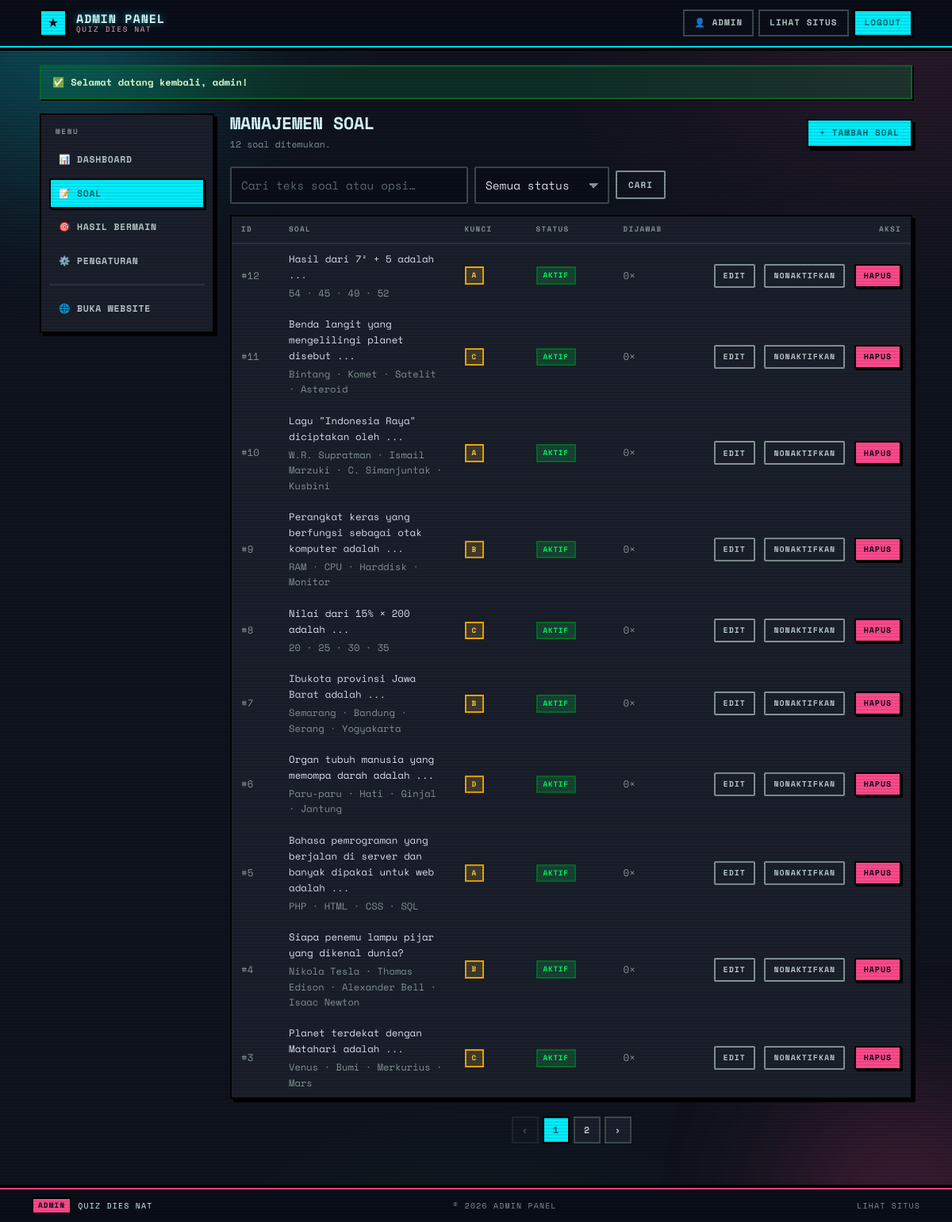
Screenshot of /admin/questions.php (signed in) with the database file from the repository.
### tables this page shows
CREATE TABLE IF NOT EXISTS `settings` (
    `setting_key`   VARCHAR(50)  NOT NULL,
    `setting_value` VARCHAR(255) NOT NULL,
    PRIMARY KEY (`setting_key`)
);

CREATE TABLE IF NOT EXISTS `questions` (
    `id`             INT UNSIGNED NOT NULL AUTO_INCREMENT,
    `question`       TEXT         NOT NULL,
    `option_a`       VARCHAR(255) NOT NULL,
    `option_b`       VARCHAR(255) NOT NULL,
    `option_c`       VARCHAR(255) NOT NULL,
    `option_d`       VARCHAR(255) NOT NULL,
    `correct_answer` ENUM('A','B','C','D') NOT NULL,
    `explanation`    TEXT         NULL,
    `is_active`      TINYINT(1)   NOT NULL DEFAULT 1,
    `created_at`     TIMESTAMP    NOT NULL DEFAULT CURRENT_TIMESTAMP,
    `updated_at`     TIMESTAMP    NOT NULL DEFAULT CURRENT_TIMESTAMP ON UPDATE CURRENT_TIMESTAMP,
    PRIMARY KEY (`id`),
    KEY `idx_questions_active` (`is_active`)
);

### includes/functions.php (called while the page is built, shortened)
<?php
function e(?string $value): string
{
    return htmlspecialchars((string) $value, ENT_QUOTES | ENT_SUBSTITUTE, 'UTF-8');
}
function settings_all(PDO $pdo): array
{
    static $cache = null;
    if ($cache === null) {
        $cache = [];
        foreach ($pdo->query('SELECT setting_key, setting_value FROM settings')->fetchAll() as $row) {
            $cache[$row['setting_key']] = $row['setting_value'];
        }
    }
    return $cache;
}
function setting(PDO $pdo, string $key, string $default = ''): string
{
    $all = settings_all($pdo);
    return $all[$key] ?? $default;
}
function clean_text(?string $value): string
{
    $value = trim((string) $value);
    return preg_replace('/\s+/u', ' ', $value) ?? '';
}
function flash_get(): ?array
{
    $flash = $_SESSION['flash'];
    return $flash;
}

### admin/questions.php (the view, shortened to what this page needs)
<?php
require_once dirname(__DIR__) . '/includes/functions.php';
$search = clean_text($_GET['q'] ?? '');
$status = (string) ($_GET['status'] ?? 'all');
$page   = max(1, (int) ($_GET['page'] ?? 1));
$perPage = 10;
$where  = [];
$params = [];
$whereSql = $where ? 'WHERE ' . implode(' AND ', $where) : '';
$stmt = $pdo->prepare("SELECT COUNT(*) FROM questions $whereSql");
$stmt->execute($params);
$totalRows  = (int) $stmt->fetchColumn();
$totalPages = max(1, (int) ceil($totalRows / $perPage));
$page       = min($page, $totalPages);
$offset     = ($page - 1) * $perPage;
$stmt = $pdo->prepare("SELECT * FROM questions $whereSql ORDER BY id DESC LIMIT $perPage OFFSET $offset");
$stmt->execute($params);
$questions = $stmt->fetchAll();
$answeredCounts = [];
$adminPage  = 'questions';
require __DIR__ . '/includes/layout_head.php';
$queryBase = function (array $overrides = []) use ($search, $status, $page): string {
    $params = array_filter(array_merge([
        'q'      => $search,
        'status' => $status !== 'all' ? $status : null,
        'page'   => $page,
    ], $overrides), fn($v) => $v !== null && $v !== '');
    return $params ? '?' . http_build_query($params) : '';
};
?>
<div class="page-head">
    <div>
        <h1>Manajemen Soal</h1>
        <p><?= $totalRows ?> soal ditemukan<?= $search !== '' ? ' untuk "' . e($search) . '"' : '' ?>.</p>
    </div>
    <a class="btn btn-sm" href="<?= e(APP_URL) ?>/admin/question_form.php">+ Tambah Soal</a>
</div>
<form class="toolbar" method="get" action="<?= e(APP_URL) ?>/admin/questions.php">
    <input class="input" type="search" id="q" name="q" value="<?= e($search) ?>" placeholder="Cari teks soal atau opsi…">
    <select class="input" id="status" name="status" style="max-width:170px" onchange="this.form.submit()">
        <option value="all" <?= $status === 'all' ? 'selected' : '' ?>>Semua status</option>
    </select>
    <button class="btn btn-sm btn-outline" type="submit">Cari</button>
</form>
<div class="panel">
    <div class="table-wrap">
        <table class="data-table">
            <thead>
                <tr>
                    <th style="width:60px">ID</th>
                    <th>Soal</th>
                    <th style="width:90px">Kunci</th>
                    <th style="width:110px">Status</th>
                    <th style="width:110px">Dijawab</th>
                    <th style="width:150px" class="actions">Aksi</th>
                </tr>
            </thead>
            <tbody>
            <?php foreach ($questions as $q): ?>
                <?php $answered = $answeredCounts[(int) $q['id']] ?? 0; ?>
                <tr>
                    <td class="num" style="color:var(--text-dim)">#<?= (int) $q['id'] ?></td>
                    <td>
                        <div class="q-preview"><?= e((string) $q['question']) ?></div>
                        <div style="font-size:.76rem;color:var(--text-dim);margin-top:3px">
                            <?= e(mb_substr((string) $q['option_a'], 0, 26)) ?>
                            · <?= e(mb_substr((string) $q['option_b'], 0, 26)) ?>
                            · <?= e(mb_substr((string) $q['option_c'], 0, 26)) ?>
                            · <?= e(mb_substr((string) $q['option_d'], 0, 26)) ?>
                        </div>
                    </td>
                    <td><span class="badge badge-key"><?= e((string) $q['correct_answer']) ?></span></td>
                    <td>
                        <?php if ((int) $q['is_active'] === 1): ?>
                            <span class="badge badge-ok">Aktif</span>
                        <?php else: ?>
                            <span class="badge badge-off">Nonaktif</span>
                        <?php endif; ?>
                    </td>
                    <td class="num" style="color:var(--text-dim)"><?= $answered ?>×</td>
                    <td class="actions">
                        <a class="btn btn-xs btn-outline" href="<?= e(APP_URL) ?>/admin/question_form.php?id=<?= (int) $q['id'] ?>">Edit</a>
                        <form method="post" action="<?= e(APP_URL) ?>/admin/question_delete.php" style="display:inline">
                            <button class="btn btn-xs btn-outline" type="submit"
                                    title="<?= (int) $q['is_active'] === 1 ? 'Nonaktifkan soal' : 'Aktifkan soal' ?>">
                                <?= (int) $q['is_active'] === 1 ? 'Nonaktifkan' : 'Aktifkan' ?>
                            </button>
                        </form>
                        <?php if ($answered > 0): ?>
                            <button class="btn btn-xs btn-outline" type="button" disabled
                                    title="Soal sudah punya <?= $answered ?> jawaban tercatat. Nonaktifkan saja agar riwayat tetap utuh.">Hapus</button>
                        <?php else: ?>
                            <form method="post" action="<?= e(APP_URL) ?>/admin/question_delete.php" style="display:inline"
                                  onsubmit="return confirm('Hapus soal ini secara permanen?')">
                                <button class="btn btn-xs btn-danger" type="submit">Hapus</button>
                            </form>
                        <?php endif; ?>
                    </td>
                </tr>
            <?php endforeach; ?>
            </tbody>
        </table>
    </div>
</div>
<?php if ($totalPages > 1): ?>
    <nav class="pagination" aria-label="Pagination">
        <a class="<?= $page <= 1 ? 'disabled' : '' ?>" href="<?= e(APP_URL) ?>/admin/questions.php<?= e($queryBase(['page' => max(1, $page - 1)])) ?>" aria-label="Halaman sebelumnya">‹</a>
        <?php for ($i = 1; $i <= $totalPages; $i++): ?>
            <?php if ($i === 1 || $i === $totalPages || abs($i - $page) <= 2): ?>
                <?php if ($i === $page): ?>
                    <span class="current" aria-current="page"><?= $i ?></span>
                <?php else: ?>
                    <a href="<?= e(APP_URL) ?>/admin/questions.php<?= e($queryBase(['page' => $i])) ?>"><?= $i ?></a>
                <?php endif; ?>
            <?php elseif (abs($i - $page) === 3): ?>
                <span class="disabled">…</span>
            <?php endif; ?>
        <?php endfor; ?>
        <a class="<?= $page >= $totalPages ? 'disabled' : '' ?>" href="<?= e(APP_URL) ?>/admin/questions.php<?= e($queryBase(['page' => min($totalPages, $page + 1)])) ?>" aria-label="Halaman berikutnya">›</a>
    </nav>
<?php endif; ?>
<?php require __DIR__ . '/includes/layout_foot.php'; ?>

### admin/includes/layout_head.php (shortened to what this page needs)
<?php
$adminPage  = $adminPage  ?? '';
$flash      = flash_get();
$navItems = [
    'dashboard' => ['dashboard.php', '📊', 'Dashboard'],
    'questions' => ['questions.php', '📝', 'Soal'],
    'results'   => ['results.php', '🎯', 'Hasil Bermain'],
    'settings'  => ['settings.php', '⚙️', 'Pengaturan'],
];
?>
<!DOCTYPE html>
<html lang="id">
<head>
    <link rel="stylesheet" href="<?= e(APP_URL) ?>/assets/css/style.css">
</head>
<body class="page-admin" data-base="<?= e(APP_URL) ?>">
<div class="bg-orbs" aria-hidden="true"><span class="orb orb-1"></span><span class="orb orb-2"></span></div>
<header class="site-header">
    <div class="header-inner">
        <a class="brand" href="<?= e(APP_URL) ?>/admin/dashboard.php">
            <span class="brand-mark" aria-hidden="true">★</span>
            <span class="brand-text">
                <b>Admin Panel</b>
                <small><?= e(setting($pdo, 'quiz_title', 'Quiz Dies Nat')) ?></small>
            </span>
        </a>
        <nav class="site-nav" aria-label="Navigasi admin">
            <span class="nav-link" style="cursor:default">👤 <?= e((string) ($_SESSION['admin_username'] ?? '')) ?></span>
            <a class="nav-link" href="<?= e(APP_URL) ?>/index.php" target="_blank" rel="noopener">Lihat Situs</a>
            <a class="nav-link nav-link-accent" href="<?= e(APP_URL) ?>/admin/logout.php"
               onclick="return confirm('Keluar dari panel admin?')">Logout</a>
        </nav>
    </div>
</header>
<main class="site-main">
<?php if ($flash): ?>
    <div class="alert alert-<?= $flash['type'] === 'error' ? 'err' : ($flash['type'] === 'success' ? 'ok' : 'info') ?>">
        <span aria-hidden="true"><?= $flash['type'] === 'error' ? '⚠️' : '✅' ?></span>
        <span><?= e($flash['message']) ?></span>
    </div>
<?php endif; ?>
<div class="admin-shell">
    <aside class="admin-side">
        <div class="admin-side-title">Menu</div>
        <nav class="admin-nav" aria-label="Menu admin">
            <?php foreach ($navItems as $key => [$file, $icon, $label]): ?>
                <a href="<?= e(APP_URL) ?>/admin/<?= e($file) ?>" class="<?= $adminPage === $key ? 'active' : '' ?>">
                    <span aria-hidden="true"><?= $icon ?></span> <?= e($label) ?>
                </a>
            <?php endforeach; ?>
            <div class="sep"></div>
            <a href="<?= e(APP_URL) ?>/index.php" target="_blank" rel="noopener">
                <span aria-hidden="true">🌐</span> Buka Website
            </a>
        </nav>
    </aside>
    <div class="admin-main">

### admin/includes/layout_foot.php (shortened to what this page needs)
    </div>
</div>
</main>
<footer class="site-footer">
    <div class="footer-inner">
        <div class="footer-live">
            <span class="tag">Admin</span>
            <span><?= e(setting($pdo, 'quiz_title', 'Quiz Dies Nat')) ?></span>
        </div>
        <p>&copy; <?= date('Y') ?> Admin Panel</p>
        <p class="footer-links">
            <a href="<?= e(APP_URL) ?>/index.php">Lihat Situs</a>
        </p>
    </div>
</footer>
</body>
</html>

### rows the page displays
settings: setting_value "QUIZ DIES NAT"
questions: id "12", question "Hasil dari 7² + 5 adalah ...", option_a "54", option_b "45", option_c "49", option_d "52", correct_answer "A", is_active "AKTIF", id "0"
questions: id "11", question "Benda langit yang mengelilingi planet disebut ...", option_a "Bintang", option_b "Komet", option_c "Satelit", option_d "Asteroid", correct_answer "C", is_active "AKTIF", id "0"
questions: id "10", question "Lagu \"Indonesia Raya\" diciptakan oleh ...", option_a "W.R. Supratman", option_b "Ismail Marzuki", option_c "C. Simanjuntak", option_d "Kusbini", correct_answer "A", is_active "AKTIF", id "0"
questions: id "9", question "Perangkat keras yang berfungsi sebagai otak komputer adalah ...", option_a "RAM", option_b "CPU", option_c "Harddisk", option_d "Monitor", correct_answer "B", is_active "AKTIF", id "0"
questions: id "8", question "Nilai dari 15% × 200 adalah ...", option_a "20", option_b "25", option_c "30", option_d "35", correct_answer "C", is_active "AKTIF", id "0"
questions: id "7", question "Ibukota provinsi Jawa Barat adalah ...", option_a "Semarang", option_b "Bandung", option_c "Serang", option_d "Yogyakarta", correct_answer "B", is_active "AKTIF", id "0"
questions: id "6", question "Organ tubuh manusia yang memompa darah adalah ...", option_a "Paru-paru", option_b "Hati", option_c "Ginjal", option_d "Jantung", correct_answer "D", is_active "AKTIF", id "0"
questions: id "5", question "Bahasa pemrograman yang berjalan di server dan banyak dipakai untuk web adalah ...", option_a "PHP", option_b "HTML", option_c "CSS", option_d "SQL", correct_answer "A", is_active "AKTIF", id "0"
questions: id "4", question "Siapa penemu lampu pijar yang dikenal dunia?", option_a "Nikola Tesla", option_b "Thomas Edison", option_c "Alexander Bell", option_d "Isaac Newton", correct_answer "B", is_active "AKTIF", id "0"
questions: id "3", question "Planet terdekat dengan Matahari adalah ...", option_a "Venus", option_b "Bumi", option_c "Merkurius", option_d "Mars", correct_answer "C", is_active "AKTIF", id "0"

### other values shown
$_SESSION['admin_username'] "ADMIN"
$flash['message'] "Selamat datang kembali, admin!"
$icon "📊"
$label "DASHBOARD"
$icon "📝"
$label "SOAL"
$icon "🎯"
$label "HASIL BERMAIN"
$icon "⚙️"
$label "PENGATURAN"
$totalRows "12"
setting($pdo, 'quiz_title', 'Quiz Dies Nat') "QUIZ DIES NAT"
